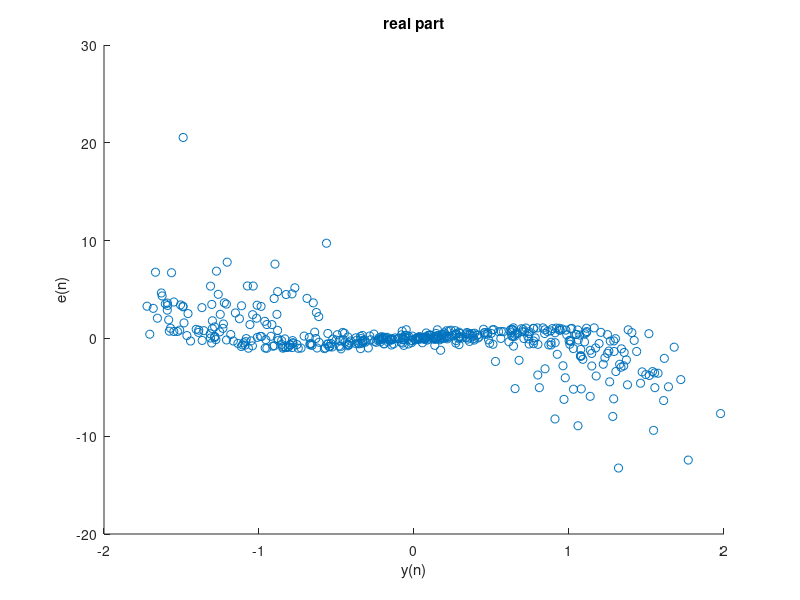
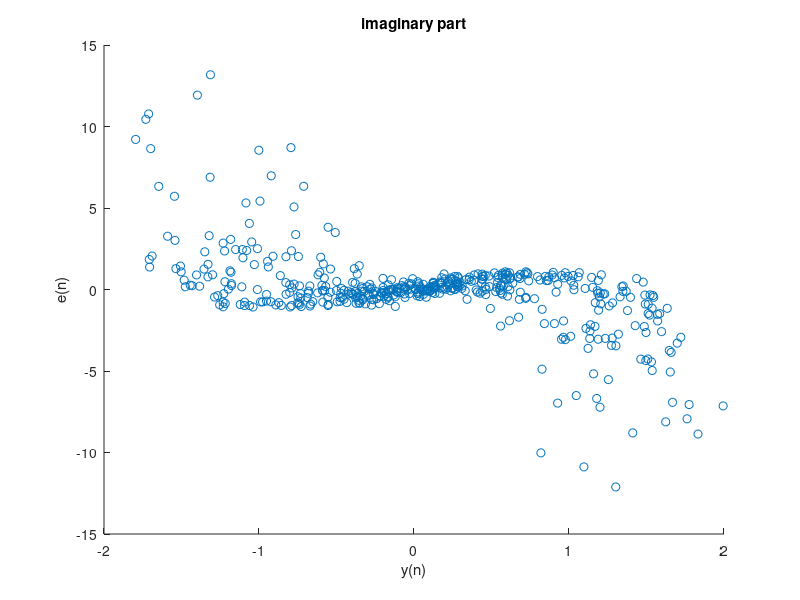
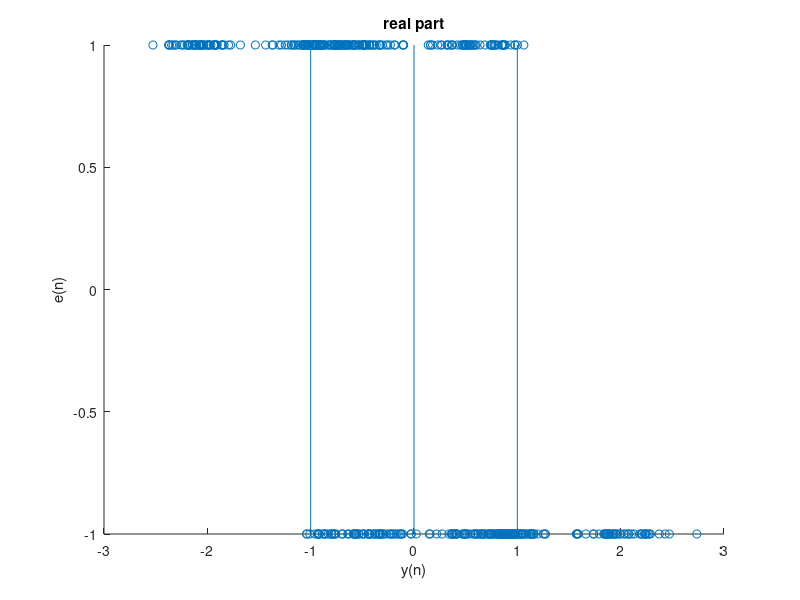
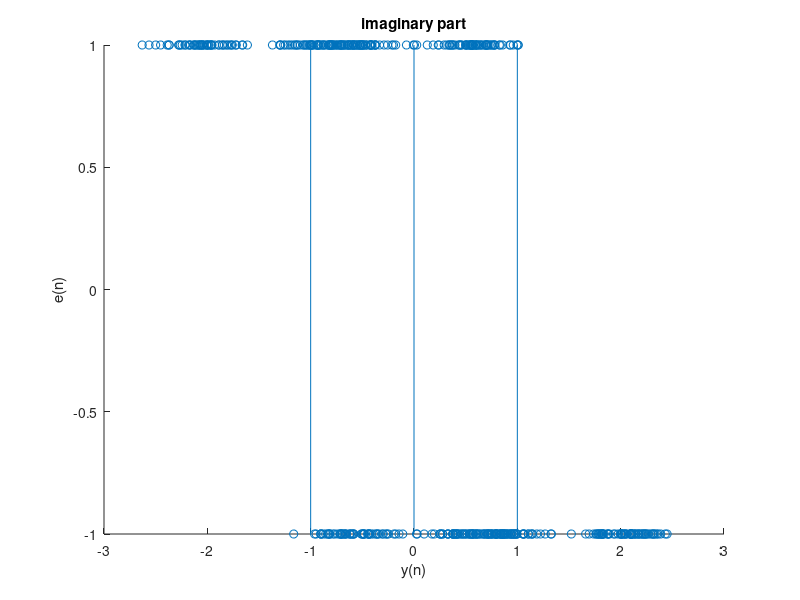

Source code (MATLAB) for these figures, in order:
%% 16.9 a
N = 500; % number of bits to be sent
symbol_r = round(rand(1,N))*2-1; % generate the bitstream
symbol_i = round(rand(1,N))*2-1; % generate the bitstream
symbol = symbol_r + 1i * symbol_i;
L=20; % smoothing length L+1
ChL=2;  % length of the channel= ChL+1
EqD=round((L+ChL)/2);  %  channel equalization delay
Ch=randn(1,ChL+1)+1i*randn(1,ChL+1);
Ch=Ch/norm(Ch);% normalize
x=filter(Ch,1,symbol); %channel distortion

%estimation using CMA
K=N-L;   % Discard initial samples for avoiding 0's and negative
X=zeros(L+1,K);  %each vector
for i=1:K
    X(:,i)=x(i+L:-1:i).';
end
e_r=zeros(1,K);  % to store the error signal
e_i=zeros(1,K);  % to store the error signal
c_r=zeros(L+1,1); c_r(EqD)=1;    % initial condition
c_i=zeros(L+1,1); c_i(EqD)=1;    % initial condition
e = e_r + 1i*e_i;
c = c_r + 1i*c_i;
R2=2;                  % constant modulous of QPSK symbols
mu=0.001;      % step size
for i=1:K
   e(i)=(c'*X(:,i))*(R2-abs((c'*X(:,i)))^2);
   c=c+mu*(conj(e(i))*X(:,i));
   c(EqD)=1+1i;
%    y = c'*X(:,i);
%    e_r(i)=real(y)*(R2-(real(y))^2-(imag(y))^2);
%    e_i(i)=imag(y)*(R2-(real(y))^2-(imag(y))^2);
%    c_r=c_r+mu*(e_r(i)*real(X(:,i))-e_i(i)*imag(X(:,i)));
%    c_i=c_i+mu*(e_r(i)*imag(X(:,i))-e_i(i)*real(X(:,i)));
%    c_r(EqD)=1;
%    c_i(EqD)=1;
%    c = c_r + 1i*c_i;
end   
   
sym_r=real(c'*X);   % symbol estimation
sym_i=imag(c'*X);   % symbol estimation
figure;
scatter(sym_r,real(e));
title('real part')
xlabel('y(n)')
ylabel('e(n)')
figure;
scatter(sym_i,imag(e));
title('imaginary part')
xlabel('y(n)')
ylabel('e(n)')

%% 16.9 b
N = 500; % number of bits to be sent
symbol_r = round(rand(1,N))*2-1; % generate the bitstream
symbol_i = round(rand(1,N))*2-1; % generate the bitstream
symbol = symbol_r + 1i * symbol_i;
L=20; % smoothing length L+1
ChL=2;  % length of the channel= ChL+1
EqD=round((L+ChL)/2);  %  channel equalization delay
Ch=randn(1,ChL+1)+1i*randn(1,ChL+1);
Ch=Ch/norm(Ch);% normalize
x=filter(Ch,1,symbol); %channel distortion

%estimation using CMA
K=N-L;   %% Discard initial samples for avoiding 0's and negative
X=zeros(L+1,K);  %each vector
for i=1:K
    X(:,i)=x(i+L:-1:i).';
end
e_r=zeros(1,K);  % to store the error signal
e_i=zeros(1,K);  % to store the error signal
e = e_r + 1i*e_i;
c_r=zeros(L+1,1); c_r(EqD)=1;    % initial condition
c_i=zeros(L+1,1); c_i(EqD)=1;    % initial condition
c = c_r + 1i*c_i;
R2=1;                  % constant modulous of QPSK symbols
mu=0.001;      % step size
for i=1:K
   e(i)=(c'*X(:,i))*(R2-abs((c'*X(:,i)))^2);
   e_r = sign(real(e(i)));
   e_i = sign(imag(e(i)));
   e(i) = e_r + 1i*e_i;
   c=c+mu*(conj(e(i))*X(:,i));
   c(EqD)=1+1i;
%    y = c'*X(:,i);
%    e_r(i)=sign(real(y)*(R2-(real(y))^2-(imag(y))^2));
%    e_i(i)=sign(imag(y)*(R2-(real(y))^2-(imag(y))^2));
%    c_r=c_r+mu*(e_r(i)*real(X(:,i))-e_i(i)*imag(X(:,i)));
%    c_i=c_i+mu*(e_r(i)*imag(X(:,i))-e_i(i)*real(X(:,i)));
%    c_r(EqD)=1;
%    c_i(EqD)=1;
%    c = c_r + 1i*c_i;
end   
   
sym_r=real(c'*X);   % symbol estimation
sym_i=imag(c'*X);   % symbol estimation
figure;
scatter(sym_r,real(e));
hold on;
line([-1 -1], ylim);
line([0 0], ylim);
line([1 1], ylim);
title('real part')
xlabel('y(n)')
ylabel('e(n)')
figure;
scatter(sym_i,imag(e));
hold on;
line([-1 -1], ylim);
line([0 0], ylim);
line([1 1], ylim);
title('imaginary part')
xlabel('y(n)')
ylabel('e(n)')